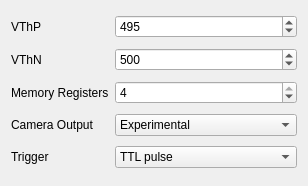
     <widget class="QWidget" name="gridLayoutWidget">
      <property name="geometry">
       <rect>
        <x>10</x>
        <y>0</y>
        <width>281</width>
        <height>186</height>
       </rect>
      </property>
      <layout class="QGridLayout" name="gridLayout">
       <item row="0" column="0">
        <widget class="QLabel" name="label_2">
         <property name="text">
          <string>VThP</string>
         </property>
        </widget>
       </item>
       <item row="1" column="0">
        <widget class="QLabel" name="label_3">
         <property name="text">
          <string>VThN</string>
         </property>
        </widget>
       </item>
       <item row="0" column="1" colspan="2">
        <widget class="QSpinBox" name="_vthp">
         <property name="maximum">
          <number>1000</number>
         </property>
         <property name="value">
          <number>495</number>
         </property>
        </widget>
       </item>
       <item row="1" column="1" colspan="2">
        <widget class="QSpinBox" name="_vthn">
         <property name="maximum">
          <number>1000</number>
         </property>
         <property name="value">
          <number>500</number>
         </property>
        </widget>
       </item>
       <item row="5" column="0">
        <widget class="QLabel" name="label_4">
         <property name="text">
          <string>Trigger</string>
         </property>
        </widget>
       </item>
       <item row="5" column="1" colspan="2">
        <widget class="QComboBox" name="_trigger">
         <property name="currentIndex">
          <number>1</number>
         </property>
         <item>
          <property name="text">
           <string>Free Running</string>
          </property>
         </item>
         <item>
          <property name="text">
           <string>TTL pulse</string>
          </property>
         </item>
        </widget>
       </item>
       <item row="4" column="0">
        <widget class="QLabel" name="label_14">
         <property name="text">
          <string>Camera Output</string>
         </property>
        </widget>
       </item>
       <item row="4" column="1" colspan="2">
        <widget class="QComboBox" name="_exp_type">
         <property name="currentIndex">
          <number>1</number>
         </property>
         <item>
          <property name="text">
           <string>Experimental with analogue</string>
          </property>
         </item>
         <item>
          <property name="text">
           <string>Experimental</string>
          </property>
         </item>
        </widget>
       </item>
       <item row="3" column="0">
        <widget class="QLabel" name="label_16">
         <property name="text">
          <string>Memory Registers</string>
         </property>
        </widget>
       </item>
       <item row="3" column="1" colspan="2">
        <widget class="QSpinBox" name="_bins">
         <property name="minimum">
          <number>1</number>
         </property>
         <property name="maximum">
          <number>4</number>
         </property>
         <property name="value">
          <number>4</number>
         </property>
        </widget>
       </item>
      </layout>
     </widget>
